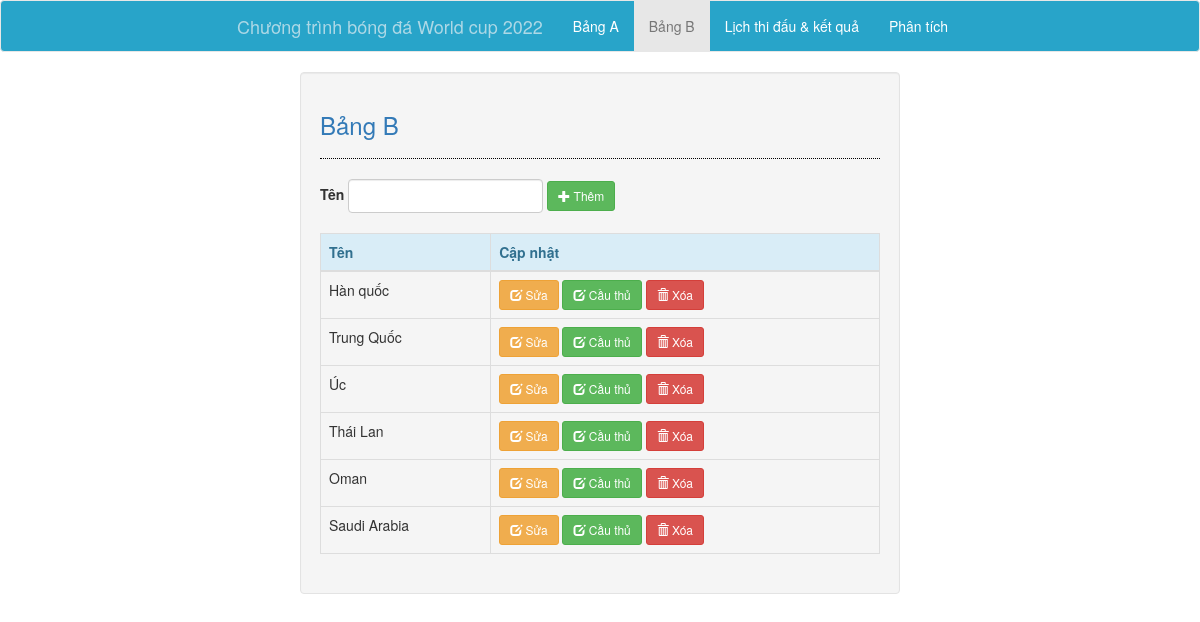
The page /bang/b on the database its author committed.
### crud/models.py (models this page shows)
class DoiTuyen(models.Model):
    name = models.CharField(max_length=40)
    bang = models.CharField(max_length=2)

### crud/views.py (the view)
# urls.py: path('bang/<str:bang>', views.doituyen, name='doituyen'),
def doituyen(request, bang):
    doituyens = DoiTuyen.objects.filter(bang=bang)
    context = {'doituyens': doituyens}
    context['bang'] = bang
    context['active'] = bang
    return render(request, 'doituyen/index.html', context)

### crud/templates/doituyen/index.html (shortened to what this page needs)
{% extends 'crud/base.html' %} {% block body %}
<div class="col-md-3"></div>
<div class="col-md-6 well">
    <h3 class="text-primary">Bảng {{ bang|upper }}</h3>
    <hr style="border-top:1px dotted #000;" />
    <form class="form-inline" method="POST" action="/bang/create">
        <div class="form-group">
            <label for="name">Tên</label>
            <input type="text" name="name" class="form-control" required="required" />
            <button type="submit" class="btn btn-sm btn-success"><span class="glyphicon glyphicon-plus"></span> Thêm</button>
        </div>
    </form>
    <br />
    <table class="table table-bordered">
        <thead class="alert-info">
            <tr>
                <th>Tên</th>
                <th>Cập nhật</th>
            </tr>
        </thead>
        <tbody>
            {% for doituyen in doituyens %}
            <tr>
                <td>{{ doituyen.name }}</td>
                <td>
                    <a class="btn btn-sm btn-warning" href="/bang/edit/{{ doituyen.id }}">
                        <span class="glyphicon glyphicon-edit"></span> Sửa
                    </a>
                    <a class="btn btn-sm btn-success" href="/cauthu/{{ doituyen.name }}">
                        <span class="glyphicon glyphicon-edit"></span> Cầu thủ
                    </a>
                    <a class="btn btn-sm btn-danger" href="/bang/delete/{{ bang }}/{{ doituyen.id }}">
                        <span class="glyphicon glyphicon-trash"></span> Xóa
                    </a>
                </td>
            </tr>
            {% endfor %}
        </tbody>
    </table>
</div>
{% endblock %}

### rows shown on the page
DoiTuyen: name "Hàn quốc"
DoiTuyen: name "Trung Quốc"
DoiTuyen: name "Úc"
DoiTuyen: name "Thái Lan"
DoiTuyen: name "Oman"
DoiTuyen: name "Saudi Arabia"

### other values the page prints
{{ bang|upper }} "B"
